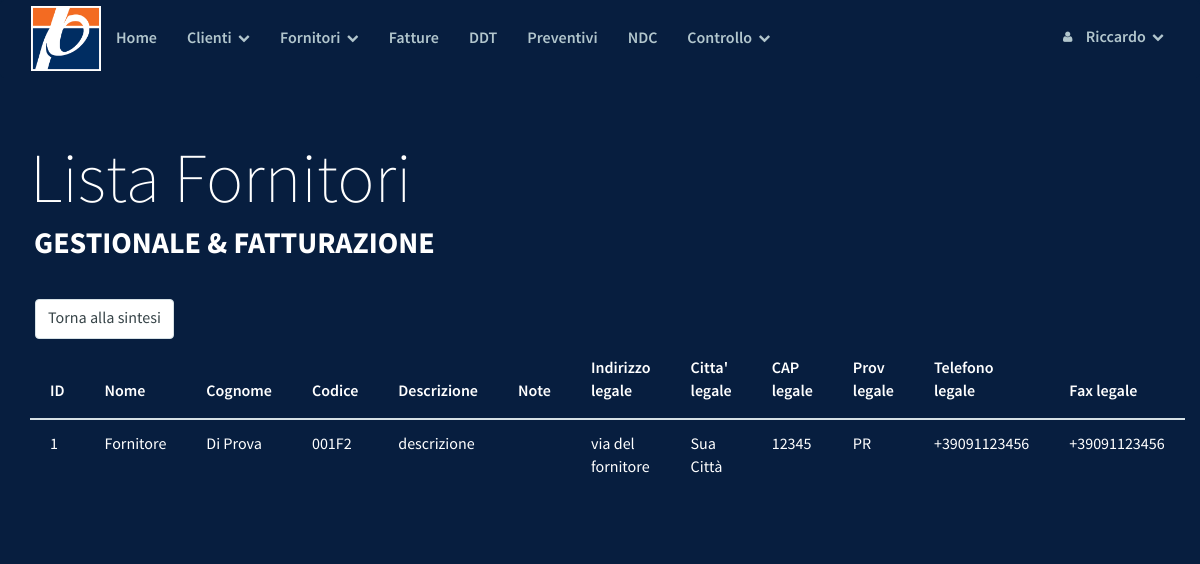
The app's page /lista_fornitori_big.php (signed in) with its own data.
### tables this page shows
CREATE TABLE `fornitori` (
  `id` int(10) unsigned NOT NULL AUTO_INCREMENT,
  `nomeF` varchar(50) NOT NULL,
  `cognomeF` varchar(50) DEFAULT NULL,
  `codF` varchar(6) NOT NULL,
  `indirizzoLF` varchar(100) DEFAULT NULL,
  `cittaLF` varchar(50) DEFAULT NULL,
  `capLF` int(11) DEFAULT NULL,
  `provLF` varchar(2) DEFAULT NULL,
  `telLF` varchar(20) DEFAULT NULL,
  `faxLF` varchar(20) DEFAULT NULL,
  `statoLF` varchar(20) DEFAULT NULL,
  `emailLF` varchar(50) DEFAULT NULL,
  `urlLF` varchar(100) DEFAULT NULL,
  `PIVAF` bigint(20) DEFAULT NULL,
  `CFF` varchar(20) DEFAULT NULL,
  `IBANF` varchar(30) DEFAULT NULL,
  `bancaF` varchar(100) DEFAULT NULL,
  `descrF` varchar(200) DEFAULT NULL,
  `noteF` varchar(200) DEFAULT NULL,
  `reg_date` timestamp NOT NULL DEFAULT CURRENT_TIMESTAMP ON UPDATE CURRENT_TIMESTAMP,
  PRIMARY KEY (`id`),
  UNIQUE KEY `codF` (`codF`,`PIVAF`)
);

### lista_fornitori_big.php (the view, shortened to what this page needs)
<!DOCTYPE html>
<html lang="it">
<head>
    <?php include_once("template/parrot/style.php");
            include_once("DB/config.php");?>
</head>
<body>
        <?php include_once("template/parrot/navbar.php") ?>
        <div class="masthead">
            <div class="masthead-title">
                <div class="container">
                    Lista Fornitori
                    <small>Gestionale & Fatturazione</small>
                </div>
            </div>
        </div>
    <div style="max-width: 100%; overflow-x: scroll;" class="container">
     <div>
        <form action="lista_fornitori.php">
            <input class="form-control widthAuto" type="submit" value="Torna alla sintesi">
        </form>
    </div>
    <table class="table">
        <thead>
            <tr>
                <th>ID</th>
                <th>Nome</th>
                <th>Cognome</th>
                <th>Codice</th>
                <th>Descrizione</th>
                <th>Note</th>
                <th>Indirizzo legale</th>
                <th>Citta' legale</th>
                <th>CAP legale</th>
                <th>Prov legale</th>
                <th>Telefono legale</th>
                <th>Fax legale</th>
            </tr>
        </thead>
        <tbody>
            <?php
            include("DB/config.php");
            $sql = "SELECT * FROM fornitori";
            $result = mysqli_query($conndb, $sql);
            while($row = mysqli_fetch_array($result)) {
                $id = $row['id'];
                $nomeF = $row['nomeF'];
                $cognomeF = $row['cognomeF'];
                $codF = $row['codF'];
                $descrF = $row['descrF'];
                $noteF = $row['noteF'];
                $indirizzoLF = $row['indirizzoLF'];
                $cittaLF = $row['cittaLF'];
                $capLF = $row['capLF'];
                $provLF = $row['provLF'];
                $telLF = $row['telLF'];
                $faxLF = $row['faxLF'];
                $statoLF = $row['statoLF'];
                $emailLF = $row['emailLF'];
                $urlLF = $row['urlLF'];
                $PIVAF = $row['PIVAF'];
                $CFF = $row['CFF'];
                $IBANF = $row['IBANF'];
                $bancaF = $row['bancaF'];
                echo "<tr>
                <td>".$id."</td>
                <td>".$nomeF."</td>
                <td>".$cognomeF."</td>
                <td>".$codF."</td>
                <td>".$descrF."</td>
                <td>".$noteF."</td>
                <td>".$indirizzoLF."</td>
                <td>".$cittaLF."</td>
                <td>".$capLF."</td>
                <td>".$provLF."</td>
                <td>".$telLF."</td>
                <td>".$faxLF."</td>
                <td>".$statoLF."</td>
                <td>".$emailLF."</td>
                <td>".$urlLF."</td>
                <td>".$PIVAF."</td>
                <td>".$CFF."</td>
                <td>".$IBANF."</td>
                <td>".$bancaF."</td>
                </tr>";
            }
            ?>
        </tbody>
    </table>
    </div>
	</body>
</html>

### template/parrot/css/drunken-parrot.css (style rules this page uses)
body { font-family: "SourceSansPro", Helvetica, Arial, sans-serif; font-size: 16px; line-height: 1.5; color: #fff; background-color: #071E3F; }
.form-control { border: 1px solid #d6e1e5; color: #364347; font-size: 16px; line-height: 1.467; padding: 7px 12px; height: 40px; -webkit-appearance: none; border-radius: 4px; -webkit-box-shadow: none; box-shadow: none; -webkit-transition: border .25s linear, color .25s linear, background-color .25s linear; transition: border .25s linear, color .25s linear, background-color .25s linear; }
.table > thead > tr > th, .table > tbody > tr > th, .table > tfoot > tr > th, .table > thead > tr > td, .table > tbody > tr > td, .table > tfoot > tr > td { padding: 14px 5px; border-top: 1px solid #d6e1e5; }
.table > thead > tr > th { border-bottom: 2px solid #d6e1e5; font-family: "SourceSansProSemiBold", Helvetica, Arial, sans-serif; }

### template/parrot/css/demo.css (style rules this page uses)
.masthead { width: 100%; height: 100%; padding: 2em 0 2em 0; position: relative; z-index: 2; }
.masthead .masthead-title { font-family: "SourceSansProExtraLight", Helvetica, Arial, sans-serif; font-size: 30px; line-height: 1.2; color: white; }
.masthead .masthead-title small { color: white; font-family: "SourceSansProBold", Helvetica, Arial, sans-serif; display: block; text-transform: uppercase; font-size: 12px; padding-left: 4px; }
@media (min-width: 1000px) { .container { width: 1170px; } }
@media (min-width: 1000px) { .masthead { :padding: 3em 0; } }
@media (min-width: 1000px) { .masthead .masthead-title { font-size: 70px; } }
@media (min-width: 1000px) { .masthead .masthead-title small { font-size: 30px; } }
@media (min-width: 1000px) { .table > thead > tr > th, .table > tbody > tr > th, .table > tfoot > tr > th, .table > thead > tr > td, .table > tbody > tr > td, .table > tfoot > tr > td { padding: 14px 20px; border-top: 1px solid #d6e1e5; } }

### template/parrot/css/custom.css (style rules this page uses)
.widthAuto { width: auto; display: inline-block; margin: 5px; }

### records on screen
fornitori: id "1", nomeF "Fornitore", cognomeF "Di Prova", codF "001F2", descrF "descrizione", indirizzoLF "via del fornitore", cittaLF "Sua Città", capLF "12345", provLF "PR", telLF "+39091123456", faxLF "+39091123456"

### other values on screen
$user "Riccardo"
